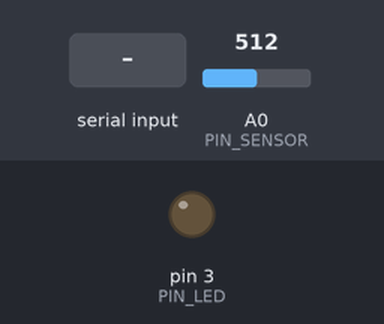
A sketch run on a simulated Arduino Uno, built with avr-gcc and run on an emulated ATmega328P. Parts: output pins drawn as LEDs (lit = HIGH). The test bench sets the inputs (shaded band); at power-on: A0 (PIN_SENSOR) = 512. What the sketch prints to the serial monitor is not drawn.

Above: at 1.2 s.
1.3 s: byte 30 received over Serial
At 2.2 s:
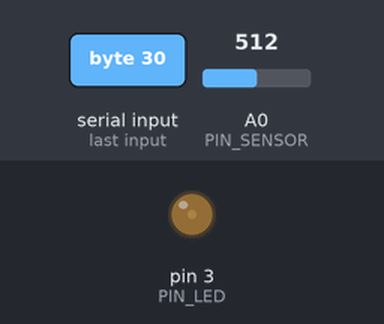
2.8 s: byte 90 received over Serial
At 3.4 s:
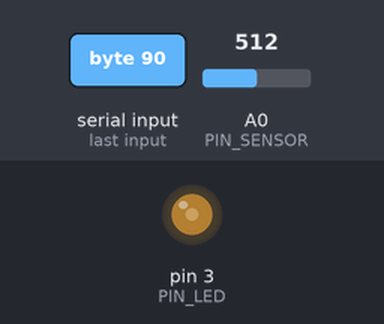
Timing chart, 0 to 5.8 s (numbered marks = the images above; inputs shaded):
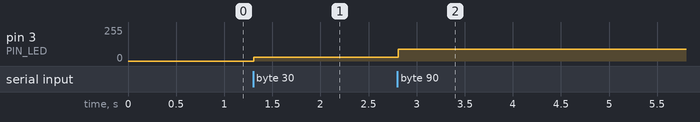

Measured:
- after the input at 1.3 s, pin 3 (PIN_LED): 0/255 → 30/255 at once
- after the input at 2.8 s, pin 3 (PIN_LED): 30/255 → 90/255 at once

The sketch:

arduino-code.ino
```cpp
/*
 * SIGO OMNI - Hardware Interface Node
 * Upload this to your Arduino.
 * * 1. INPUT: Reads potentiometer/sensor on Pin A0 -> Sends to Web App.
 * 2. OUTPUT: Reads data from Web App -> Sets Brightness on Pin 3 (LED).
 */

const int PIN_SENSOR = A0; // Potentiometer or Photoresistor
const int PIN_LED = 3;     // PWM LED output

void setup() {
  Serial.begin(115200); // High speed serial
  pinMode(PIN_LED, OUTPUT);
  pinMode(PIN_SENSOR, INPUT);
}

void loop() {
  // --- 1. SEND DATA TO WEB (Input Mode) ---
  // Read sensor (0-1023), map to 0-100 for stability
  int val = analogRead(PIN_SENSOR);
  int outputVal = map(val, 0, 1023, 0, 100);

  // Print formatted: "D:<value>"
  Serial.print("D:");
  Serial.println(outputVal);

  // --- 2. RECEIVE DATA FROM WEB (Output Mode) ---
  // If web app sends byte (0-255), set LED brightness
  if (Serial.available() > 0) {
    int incoming = Serial.read();
    analogWrite(PIN_LED, incoming);
  }

  delay(16); // ~60 FPS
}
```
